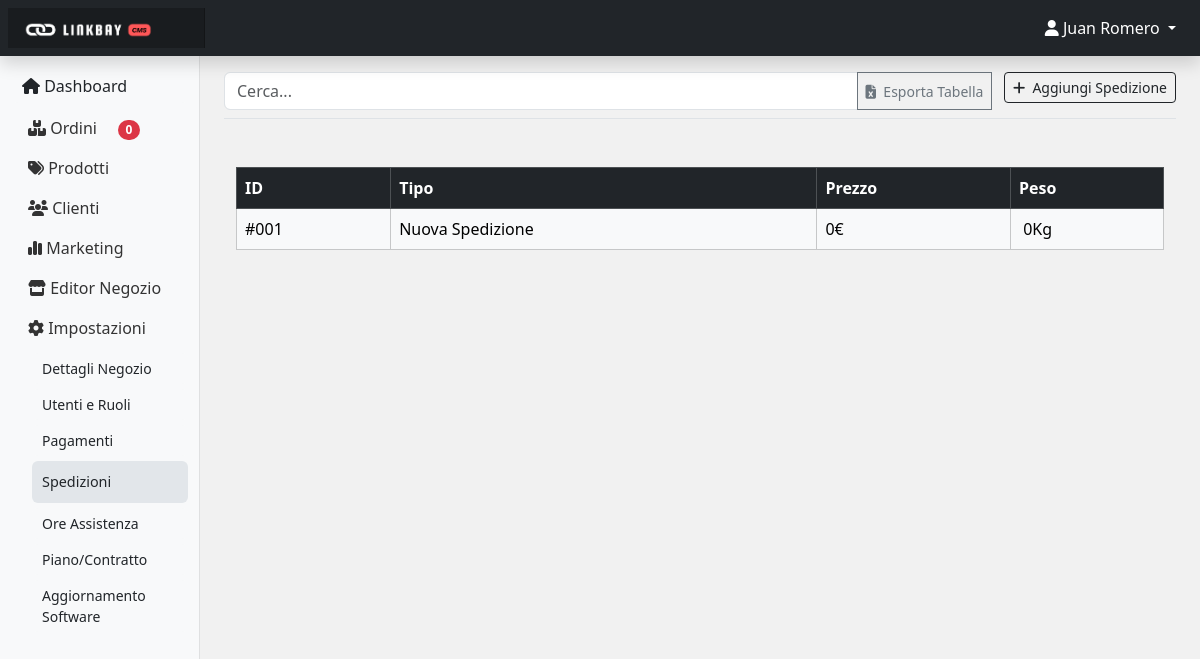
The page /admin/ui/spedizioni (signed in) on the database as committed earlier.
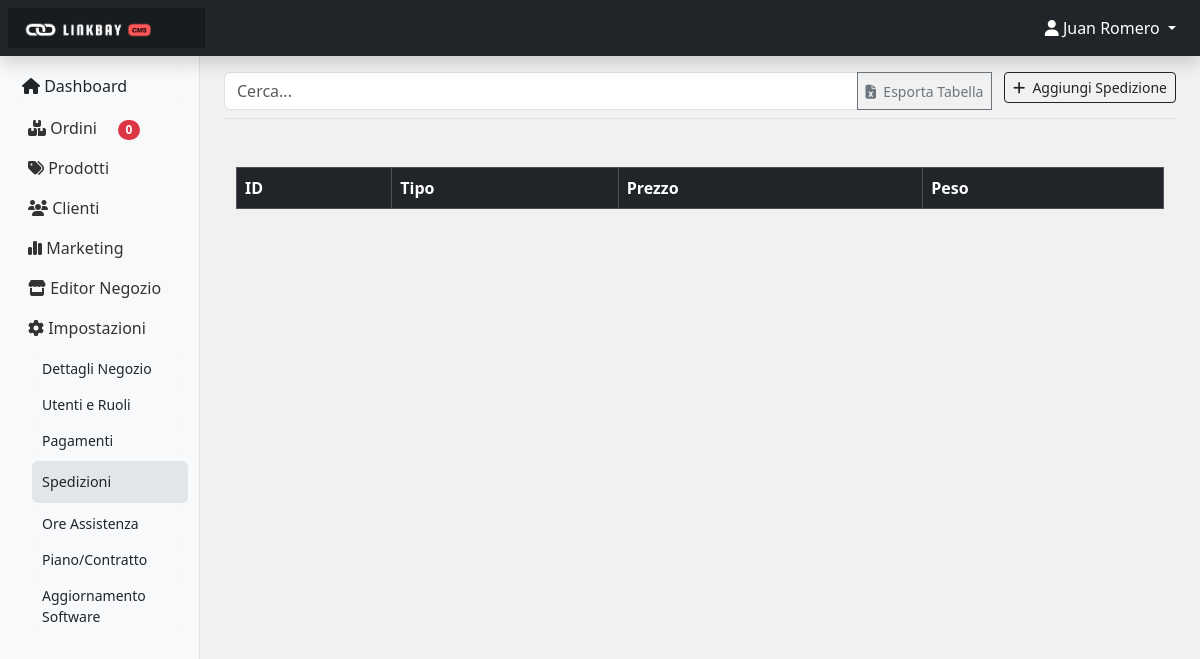
The same page on the database as committed later.
### tables this page shows
CREATE TABLE `spedizioni` (
  `id_spedizione` int(11) NOT NULL,
  `tipo_spedizione` varchar(255) NOT NULL,
  `prezzo_spedizione` varchar(255) NOT NULL,
  `peso_spedizione` varchar(255) NOT NULL
);

### app.php (the view, shortened to what this page needs)
<?php
function listaSpedizioni()
{
    require '../../conn.php';
    $html = '<div class="container mt-5">';
    $html .= '<div class="table-responsive">';
    $html .= '<table class="table table-bordered table-hover" id="myTable">';
    $html .= '<thead class="table-dark">';
    $html .= '<tr>';
    $html .= '<th>ID</th>';
    $html .= '<th>Tipo</th>';
    $html .= '<th>Prezzo</th>';
    $html .= '<th>Peso</th>';
    $html .= '</tr>';
    $html .= '</thead>';
    $html .= '<tbody class="table-light">';
    $query = "SELECT * FROM spedizioni ORDER BY id_spedizione DESC";
    $result = mysqli_query($conn, $query);
    while ($row = mysqli_fetch_assoc($result)) {
        $html .= "<tr style='cursor: pointer;' onclick='apriModifica(" . $row['id_spedizione'] . ")'>";
        $html .= "<td>#00" . htmlspecialchars($row['id_spedizione'], ENT_QUOTES) . "</td>";
        $html .= "<td>" . htmlspecialchars($row['tipo_spedizione'], ENT_QUOTES) . "</td>";
        $html .= "<td>" . htmlspecialchars($row['prezzo_spedizione'], ENT_QUOTES) . "€</td>";
        $html .= "<td>&nbsp;" . htmlspecialchars($row['peso_spedizione'], ENT_QUOTES) . "Kg</td>";
        $html .= "</tr>";
    }
    $html .= '</tbody>';
    $html .= '</table>';
    $html .= '</div>';
    $html .= '</div>';
    return $html;
}

Rows that differ between the two databases and show on the page:
removed spedizioni: id_spedizione "1", tipo_spedizione "Nuova Spedizione", prezzo_spedizione "0", peso_spedizione "0"
